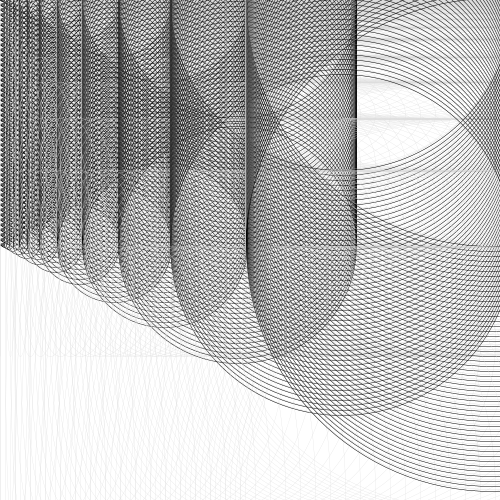
Frame 1 (no input)
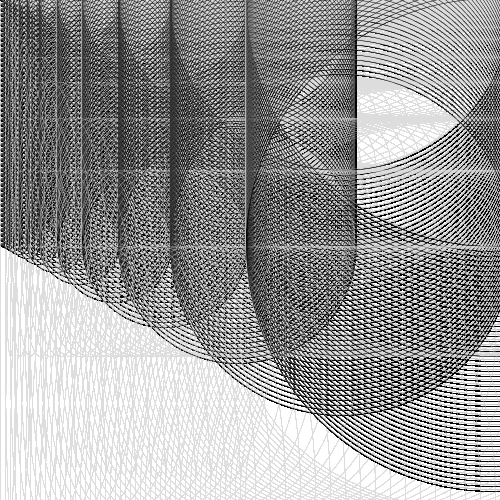
Frame 60 (the mouse pressed at the canvas centre just before this capture)
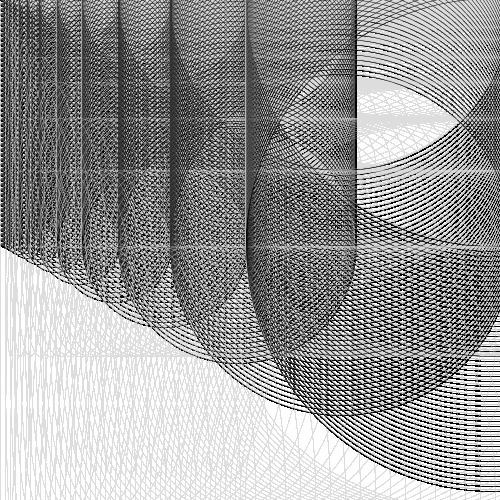
Frame 120 (the mouse held since frame 60 and released just before this capture)

The Processing sketch that drew these frames (run headless with seeded random() and noise(); from frame 60 on, the mouse is pressed at the canvas centre):

// Processing sketch: processing_87803
// ── processing_87803.pde

void setup(){
size(500,500);
smooth();
background(255);
}

//reference from Processing Blue book
void draw() {
for (float y = 1; y < width; y *= -1.2) {
for (int x = 0; x < height/2; x += 5) {
  
  noFill();
  stroke(220);
  strokeWeight(.25);
  ellipse(x*2,y,x*2,y);

  noFill();
  stroke(200);
  strokeWeight(.25);
  ellipse(y-1,x-1,y-1,y-1);
  
  noFill();
  stroke(0);
  strokeWeight(.5);
  ellipse(y,x,y,y); 

  
}
}
}
